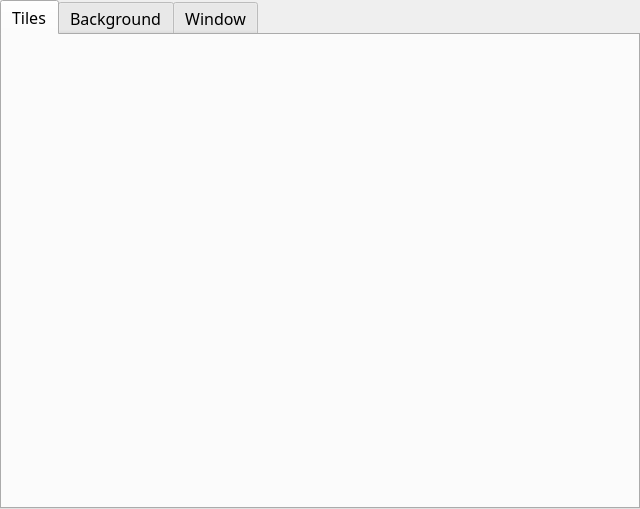
<?xml version="1.0" encoding="UTF-8"?>
<ui version="4.0">
 <class>VramViewer</class>
 <widget class="QWidget" name="VramViewer">
  <property name="geometry">
   <rect>
    <x>0</x>
    <y>0</y>
    <width>640</width>
    <height>509</height>
   </rect>
  </property>
  <property name="sizePolicy">
   <sizepolicy hsizetype="Fixed" vsizetype="Fixed">
    <horstretch>0</horstretch>
    <verstretch>0</verstretch>
   </sizepolicy>
  </property>
  <property name="minimumSize">
   <size>
    <width>640</width>
    <height>509</height>
   </size>
  </property>
  <property name="maximumSize">
   <size>
    <width>640</width>
    <height>509</height>
   </size>
  </property>
  <property name="windowTitle">
   <string>VRAM Viewer</string>
  </property>
  <property name="windowIcon">
   <iconset resource="../../resource.qrc">
    <normaloff>:/assets/icons/icon.ico</normaloff>:/assets/icons/icon.ico</iconset>
  </property>
  <widget class="QTabWidget" name="tabWidget">
   <property name="geometry">
    <rect>
     <x>0</x>
     <y>0</y>
     <width>640</width>
     <height>509</height>
    </rect>
   </property>
   <property name="font">
    <font>
     <family>Silkscreen</family>
     <pointsize>12</pointsize>
    </font>
   </property>
   <property name="currentIndex">
    <number>0</number>
   </property>
   <widget class="QWidget" name="tileTab">
    <attribute name="title">
     <string>Tiles</string>
    </attribute>
    <widget class="QLabel" name="vramDisplay">
     <property name="geometry">
      <rect>
       <x>0</x>
       <y>0</y>
       <width>640</width>
       <height>480</height>
      </rect>
     </property>
     <property name="text">
      <string/>
     </property>
    </widget>
   </widget>
   <widget class="QWidget" name="bgTab">
    <attribute name="title">
     <string>Background</string>
    </attribute>
    <widget class="QLabel" name="bgDisplay">
     <property name="geometry">
      <rect>
       <x>70</x>
       <y>0</y>
       <width>480</width>
       <height>480</height>
      </rect>
     </property>
     <property name="text">
      <string/>
     </property>
    </widget>
   </widget>
   <widget class="QWidget" name="tab">
    <attribute name="title">
     <string>Window</string>
    </attribute>
    <widget class="QLabel" name="winDisplay">
     <property name="geometry">
      <rect>
       <x>70</x>
       <y>0</y>
       <width>480</width>
       <height>480</height>
      </rect>
     </property>
     <property name="text">
      <string/>
     </property>
    </widget>
   </widget>
  </widget>
 </widget>
 <resources>
  <include location="../../resource.qrc"/>
 </resources>
 <connections/>
</ui>
